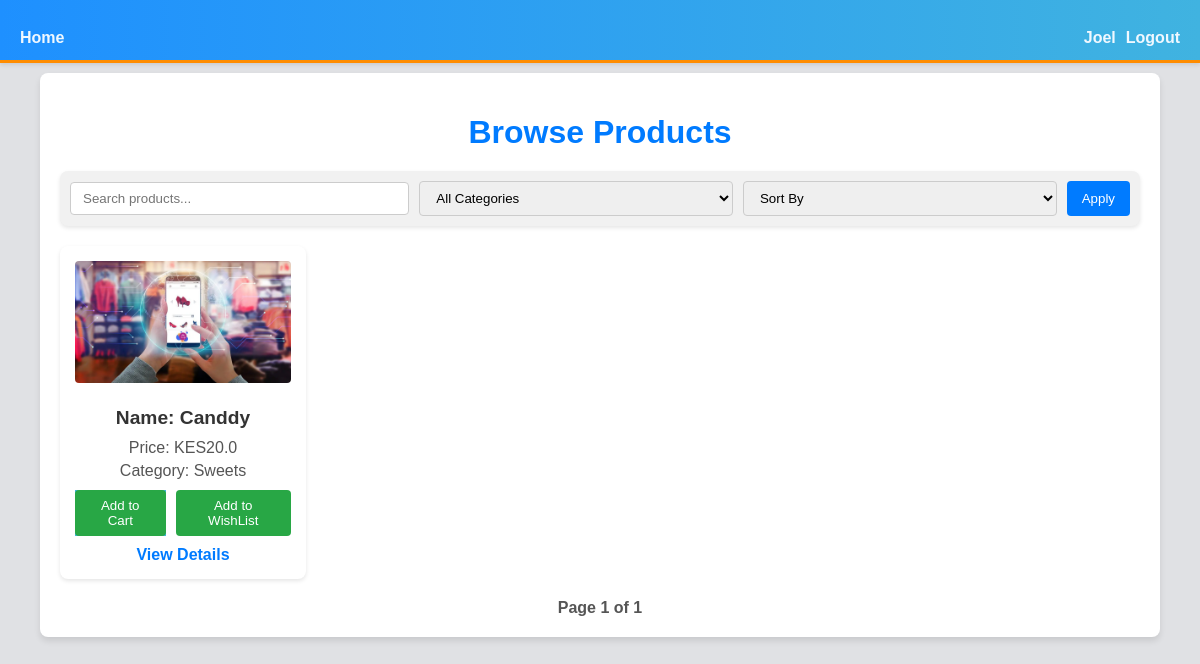
Screenshot of /browse_products (signed in) with the database file from the repository.
### app/models/models.py (models this page shows, shortened)
class User(db.Model, UserMixin):
    __tablename__ = "users"
    id = db.Column(db.Integer, primary_key=True)
    first_name = db.Column(db.String(80), nullable=False)
    last_name = db.Column(db.String(80), nullable=False)
    username = db.Column(db.String(100), unique=True, nullable=False)
    email = db.Column(db.String(120), unique=True, nullable=False)
    password = db.Column(db.String(200), nullable=False)
    role = db.Column(
        db.String(50), nullable=False, default="Buyer"
    )  # 'buyer', 'seller', 'admin'
    location = db.Column(db.String(100))
    gender = db.Column(db.String(20), nullable=True)  # "male", "female", "rather_not_say"
    profile_image = db.Column(
        db.String(200), nullable=True, default="default_profile.png"
    )  # Default profile image

class Product(db.Model):
    __tablename__ = "products"
    id = db.Column(db.Integer, primary_key=True)
    name = db.Column(db.String(100), nullable=False)
    description = db.Column(db.String(500), nullable=True)
    price = db.Column(db.Float, nullable=False)
    category = db.Column(db.String(100), nullable=False)
    location = db.Column(db.String(100), nullable=False)
    date_added = db.Column(db.DateTime, nullable=False, default=datetime.utcnow)
    image = db.Column(db.String(200), default="default_product.png")  # Default image
    seller_id = db.Column(
        db.Integer,
        db.ForeignKey("users.id", name="fk_products_seller_id"),
        nullable=False
    )
    seller = db.relationship("User", backref="products", lazy="joined")

### app/routes/main.py (the view)
@main.route('/browse_products' , methods=['GET'])
def browse_products():
    form = CartForm()  # Instantiate the form object
    page = request.args.get('page', 1, type=int)
    search = request.args.get('search', '')
    category = request.args.get('category', '')
    sort_by = request.args.get('sort_by', '')
    query = Product.query
    if search:
        query = query.filter(Product.name.ilike(f"%{search}%"))
    if category:
        query = query.filter_by(category=category)
    if sort_by == 'price_asc':
        query = query.order_by(Product.price.asc())
    elif sort_by == 'price_desc':
        query = query.order_by(Product.price.desc())
    products = Product.query.all()  # Modify as per your filtering and pagination logic
    products = query.paginate(page=page, per_page=10)
    categories = Product.query.with_entities(Product.category.distinct()).all()
    categories = [cat[0] for cat in categories]
    return render_template('browse_products.html', form=form, products=products, categories=categories)

### app/forms/product_form.py
class CartForm(FlaskForm):
    submit = SubmitField('Submit')

### app/__init__.py (called while the page is built)
def create_app():
    app = Flask(__name__)
    app.config['SQLALCHEMY_DATABASE_URI'] = f'sqlite:///{db_path}'
    app.config['SQLALCHEMY_TRACK_MODIFICATIONS'] = False
    app.config['SECRET_KEY'] = os.getenv('SECRET_KEY', 'adb9decb06425cc8149d7438be15a4bfd362728eb66d72059da0ac02013aee25')
    app.config['DEBUG'] = True
    app.config.from_object(Config)
    csrf = CSRFProtect(app)  # Enable CSRF protection
    db.init_app(app)
    login_manager.init_app(app)
    mail.init_app(app)
    migrate.init_app(app, db)  # Initialize Migrate with app and db
    bcrypt = Bcrypt(app)
    from app.models import User, Product, Sales, Admin  # Ensure models are imported
    from app.routes import register_routes
    register_routes(app)
    login_manager.login_view = 'auth.login'
    @login_manager.user_loader
    def load_user(user_id):
        return User.query.get(int(user_id))
    return app

### app/templates/browse_products.html (shortened to what this page needs)
<!DOCTYPE html>
<html lang="en">
<head>
    <link rel="stylesheet" href="{{ url_for('static', filename='css/browse_products.css') }}">
</head>
<body>
    <nav class="navbar">
        <div class="nav-left">
            <a href="{{ url_for('main.home') }}" class="nav-link">Home</a>
        </div>
        <div class="nav-right">
            {% if current_user.is_authenticated %}
            <span class="username"><a href="{{ url_for('main.profile') }}">{{ current_user.first_name }}</a></span>
            <a href="{{ url_for('auth.logout') }}" class="nav-link">Logout</a>
            {% endif %}
        </div>
    </nav>
    <div class="container">
        <h1>Browse Products</h1>
        <div class="filter-bar">
            <form method="GET" action="{{ url_for('main.browse_products') }}">
                <input type="text" name="search" placeholder="Search products..."
                    value="{{ request.args.get('search', '') }}">
                <select name="category">
                    <option value="">All Categories</option>
                </select>
                <select name="sort_by">
                    <option value="">Sort By</option>
                </select>
                <button type="submit">Apply</button>
            </form>
        </div>
        <div class="product-grid">
            {% for product in products %}
            <div class="product-card">
                <img src="{{ url_for('static', filename='uploads/' + (product.image or 'default_product.png')) }}"
                    alt="{{ product.name }}">
                <h3>Name: {{ product.name }}</h3>
                <p>Price: KES{{ product.price }} </p>
                <p>Category: {{ product.category }}</p>
                <div class="actions">
                    <form action="{{ url_for('main.add_to_cart', product_id=product.id) }} " class="btn-cart" method="POST">
                        <button type="submit" >Add to Cart</button>
                    </form>
                    <form method="POST" action="{{ url_for('main.add_to_wishlist', product_id=product.id) }}" class="btn-wishlist">
                        <button type="submit" >Add to WishList</button>
                    </form>
                </div>
                <a href="{{ url_for('main.product_details', product_id=product.id) }}">View Details</a>
            </div>
            {% else %}
            <p>No products found.</p>
            {% endfor %}
        </div>
        <div class="pagination">
            <span>Page {{ products.page }} of {{ products.pages }}</span>
        </div>
    </div>
</body>
</html>

### app/static/css/browse_products.css (style rules this page uses)
body { font-family: Arial, sans-serif; margin: 0; padding: 0; background-color: #e0e1e4; color: #333; }
.navbar { display: flex; justify-content: space-between; align-items: center; padding: 10px 20px; background: linear-gradient(to right, #1e90ff, #40b3e0); color: white; box-shadow: 0 2px 4px rgba(0, 0, 0, 0.1); border-bottom: 3px solid #ff8c00; height: 40px; }
.nav-left { display: flex; align-items: center; }
.username { color: #f0f8ff; text-decoration: none; font-weight: bold; transition: color 0.3s; margin-top: 15px; }
.username a { color: #f0f8ff; text-decoration: none; }
.nav-right { display: flex; gap: 10px; }
.nav-link { color: #f0f8ff; text-decoration: none; font-weight: bold; transition: color 0.3s; margin-top: 15px; }
.container { width: 90%; max-width: 1200px; margin: 0 auto; margin-top: 10px; padding: 20px; background: #fff; box-shadow: 0 4px 6px rgba(0, 0, 0, 0.1); border-radius: 8px; }
h1 { text-align: center; color: #007bff; margin-bottom: 20px; }
.filter-bar { display: flex; justify-content: space-between; align-items: center; flex-wrap: wrap; margin-bottom: 20px; padding: 10px; background-color: #f1f1f1; border-radius: 8px; box-shadow: 0 2px 4px rgba(0, 0, 0, 0.1); }
.filter-bar form { display: flex; align-items: center; gap: 10px; width: 100%; }
.filter-bar input[type="text"], .filter-bar select { padding: 8px 12px; border: 1px solid #ccc; border-radius: 4px; width: 30%; }
.filter-bar button { padding: 10px 15px; background-color: #007bff; color: white; border: none; border-radius: 4px; cursor: pointer; transition: background-color 0.3s ease; }
.product-grid { display: grid; grid-template-columns: repeat(auto-fit, minmax(250px, 1fr)); gap: 10px; margin-top: 20px; }
.product-card { background: #fff; padding: 15px; border-radius: 8px; box-shadow: 0 2px 4px rgba(0, 0, 0, 0.1); text-align: center; transition: transform 0.3s ease; width: 20%; }
.product-card img { max-width: 100%; height: auto; border-radius: 4px; margin-bottom: 10px; }
.product-card h3 { font-size: 1.2em; margin: 10px 0; }
.product-card p { margin: 5px 0; color: #555; }
.actions { display: flex; justify-content: center; gap: 10px; margin-top: 10px; }
.actions form { display: inline-block; }
.actions button { padding: 8px 12px; background-color: #28a745; color: white; border: none; border-radius: 4px; cursor: pointer; transition: background-color 0.3s ease; }
.product-card a { display: inline-block; margin-top: 10px; text-decoration: none; color: #007bff; font-weight: bold; transition: color 0.3s ease; }
.pagination { display: flex; justify-content: center; align-items: center; margin-top: 20px; gap: 10px; }
.pagination span { font-weight: bold; color: #555; }
.btn-cart { background-color: #40b3e0; color: #ff8c00; }

### rows the page displays
User: first_name "Joel"
Product: image (placeholder picture), name "Canddy", price "20.0", category "Sweets"

### other values shown
{{ products.page }} "1"
{{ products.pages }} "1"
